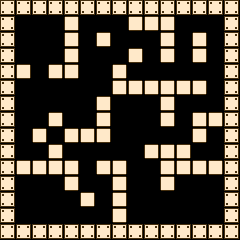

A 2D game scene composited from a Tiled map and its tileset images. What follows is a short description and the map's XML, with every tile layer's data as written:
An orthogonal 15x15 tile map with 16x16 px tiles, 1 tile layer (Foreground) and 19 objects (player_start).

<map version="1.0" orientation="orthogonal" width="15" height="15" tilewidth="16" tileheight="16">
 <properties>
  <property name="hp" value="3" />
 </properties>
 <tileset firstgid="1" name="chip" tilewidth="16" tileheight="16">
  <image source="chip.png" width="256" height="256" />
 </tileset>
 <layer name="Foreground" width="15" height="15">
  <properties>
   <property name="tileset" value="chip" />
  </properties>
  <data encoding="csv">
18,18,18,18,18,18,18,18,18,18,18,18,18,18,18,
18,0,0,0,17,0,0,0,17,17,17,0,0,0,18,
18,0,0,0,17,0,17,0,0,0,17,0,17,0,18,
18,0,0,0,17,0,0,0,17,0,17,0,17,0,18,
18,17,0,17,17,0,0,17,0,0,0,0,0,0,18,
18,0,0,0,0,0,0,17,17,17,17,17,17,0,18,
18,0,0,0,0,0,17,0,0,0,17,0,0,0,18,
18,0,0,17,0,0,17,0,0,0,17,0,17,17,18,
18,0,17,0,17,17,17,0,0,0,0,0,17,0,18,
18,0,0,17,0,0,0,0,0,17,17,17,0,0,18,
18,17,17,17,17,0,17,17,0,0,17,17,17,17,18,
18,0,0,0,17,0,0,17,0,0,17,0,0,0,18,
18,0,0,0,0,17,0,17,0,0,0,0,0,0,18,
18,0,0,0,0,0,0,17,0,0,0,0,0,0,18,
18,18,18,18,18,18,18,18,18,18,18,18,18,18,18
</data>
 </layer>
 <objectgroup color="#00ff00" name="object" width="15" height="15" opacity="0.49">
  <object name="start" type="player_start" gid="1" x="192" y="208" />
  <object gid="27" x="32" y="48" />
  <object gid="65" x="80" y="192" />
  <object gid="65" x="64" y="224" />
  <object gid="65" x="48" y="208" />
  <object gid="65" x="128" y="144" />
  <object gid="65" x="192" y="80" />
  <object gid="65" x="96" y="64" />
  <object gid="65" x="32" y="80" />
  <object gid="65" x="80" y="80" />
  <object gid="65" x="80" y="96" />
  <object gid="65" x="32" y="112" />
  <object gid="65" x="16" y="144" />
  <object gid="65" x="128" y="80" />
  <object gid="2" x="176" y="112" />
  <object gid="65" x="160" y="80" />
  <object gid="2" x="80" y="48" />
  <object gid="2" x="32" y="160" />
  <object gid="6" x="32" y="208" />
 </objectgroup>
</map>
